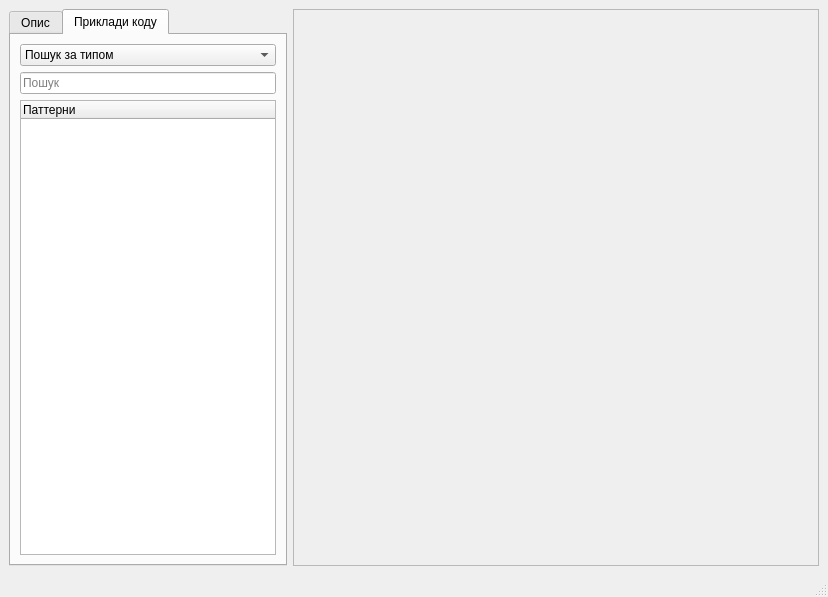
<?xml version="1.0" encoding="UTF-8"?>
<ui version="4.0">
 <class>MainWindow</class>
 <widget class="QMainWindow" name="MainWindow">
  <property name="geometry">
   <rect>
    <x>0</x>
    <y>0</y>
    <width>828</width>
    <height>597</height>
   </rect>
  </property>
  <property name="windowTitle">
   <string>Бібліотека паттернів</string>
  </property>
  <widget class="QWidget" name="centralwidget">
   <layout class="QVBoxLayout" name="verticalLayout">
    <item>
     <layout class="QHBoxLayout" name="viewWidget">
      <item>
       <widget class="QTabWidget" name="tabWidget">
        <property name="sizePolicy">
         <sizepolicy hsizetype="Maximum" vsizetype="Expanding">
          <horstretch>0</horstretch>
          <verstretch>0</verstretch>
         </sizepolicy>
        </property>
        <property name="currentIndex">
         <number>1</number>
        </property>
        <widget class="QWidget" name="descriptionTab">
         <property name="autoFillBackground">
          <bool>false</bool>
         </property>
         <attribute name="title">
          <string>Опис</string>
         </attribute>
         <layout class="QGridLayout" name="gridLayout">
          <item row="0" column="0">
           <widget class="QLineEdit" name="descriptionSearchLine">
            <property name="placeholderText">
             <string>Пошук</string>
            </property>
           </widget>
          </item>
          <item row="1" column="0">
           <widget class="PatternTab" name="patternsTree">
            <column>
             <property name="text">
              <string>Паттерни</string>
             </property>
            </column>
           </widget>
          </item>
         </layout>
        </widget>
        <widget class="QWidget" name="codeExamplesTab">
         <attribute name="title">
          <string>Приклади коду</string>
         </attribute>
         <layout class="QGridLayout" name="gridLayout_2">
          <item row="1" column="0">
           <layout class="QVBoxLayout" name="searchWidget">
            <item>
             <widget class="QComboBox" name="filterTypeSelector">
              <item>
               <property name="text">
                <string>Пошук за типом</string>
               </property>
              </item>
              <item>
               <property name="text">
                <string>Пошук за ім'ям</string>
               </property>
              </item>
              <item>
               <property name="text">
                <string>Пошук за мовою програмування</string>
               </property>
              </item>
              <item>
               <property name="text">
                <string>Пошук за іменем проекту</string>
               </property>
              </item>
              <item>
               <property name="text">
                <string>Пошук за іменем файлу</string>
               </property>
              </item>
             </widget>
            </item>
            <item>
             <widget class="QLineEdit" name="sourcesSearchLine">
              <property name="placeholderText">
               <string>Пошук</string>
              </property>
             </widget>
            </item>
           </layout>
          </item>
          <item row="6" column="0">
           <widget class="ExampleTab" name="examplesTree">
            <property name="sizePolicy">
             <sizepolicy hsizetype="MinimumExpanding" vsizetype="MinimumExpanding">
              <horstretch>0</horstretch>
              <verstretch>0</verstretch>
             </sizepolicy>
            </property>
            <column>
             <property name="text">
              <string>Паттерни</string>
             </property>
            </column>
           </widget>
          </item>
         </layout>
        </widget>
       </widget>
      </item>
      <item>
       <widget class="QFrame" name="viewFrame">
        <property name="frameShape">
         <enum>QFrame::StyledPanel</enum>
        </property>
        <property name="frameShadow">
         <enum>QFrame::Raised</enum>
        </property>
       </widget>
      </item>
     </layout>
    </item>
   </layout>
  </widget>
  <widget class="QMenuBar" name="menubar">
   <property name="geometry">
    <rect>
     <x>0</x>
     <y>0</y>
     <width>828</width>
     <height>22</height>
    </rect>
   </property>
  </widget>
  <widget class="QStatusBar" name="statusbar"/>
 </widget>
 <customwidgets>
  <customwidget>
   <class>PatternTab</class>
   <extends>QTreeWidget</extends>
   <header>custom_widgets/patterntab/patterntab.h</header>
  </customwidget>
  <customwidget>
   <class>ExampleTab</class>
   <extends>QTreeWidget</extends>
   <header>custom_widgets/exampletab/exampletab.h</header>
  </customwidget>
 </customwidgets>
 <resources/>
 <connections/>
</ui>
